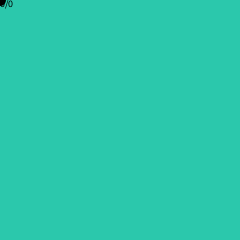
Frame 1 (no input)
Frame 60 (the mouse pressed at the canvas centre just before this capture): identical to frame 1, image omitted
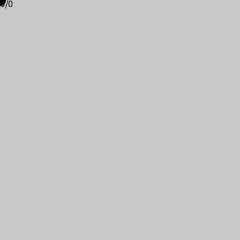
Frame 120 (the mouse held since frame 60 and released just before this capture)

The Processing sketch that drew these frames (run headless with seeded random() and noise(); from frame 60 on, the mouse is pressed at the canvas centre):

// Processing sketch: grillaDinamicaInteractiva
// ── grillaDinamicaInteractiva.pde
int tamYCant;
int posX;
int posY;
int anchoFiguras;
int altoFiguras;
void setup() {
  size(240, 240);
  textAlign(LEFT, TOP);  
  colorMode(HSB);
  textSize(10);
  noStroke();
  tamYCant = 1;
  surface.setResizable(true);
  println("Grilla dinámica: ");
  println("Presionar las taclas -, + o espacio");
}
void draw() {
  background(255);
  anchoFiguras = round(width/tamYCant);
  altoFiguras = round(height/tamYCant);
  for (int i = 0; i < tamYCant; i++) {
    for (int j = 0; j < tamYCant; j++) {
      posX = round(i*anchoFiguras);
      posY = round(j*altoFiguras);
      if ((i+j) % 2 == 0) {
        fill(255);
      } else if ((i+j) % 2 == 1) {
        fill(0);
      }
       if (i==j) {
        fill(120,200,200);
      }
      if (mouseX > posX 
        && mouseX < posX + anchoFiguras
        && mouseY > posY
        && mouseY < posY + altoFiguras) {
        if (tamYCant != 1) {
          fill(120);
        }
        if (mousePressed) {
          fill(200);
        }
      }

      rect(posX, posY, anchoFiguras, altoFiguras);
      if ((i+j) % 2 == 0) {
        fill(0);
      } else {
        fill(255);
      }
      ellipse(i*anchoFiguras, j*altoFiguras, anchoFiguras/20, altoFiguras/20);
      text(i +"/"+ j, i*anchoFiguras, j*altoFiguras);
    }
  }
}
void mouseClicked() {
  surface.setSize(round(width), round(width));
}
void keyPressed() {
  if (key=='+') {
    tamYCant=tamYCant+1;
  } else if (key=='-') {
    tamYCant=tamYCant-1;
  } else if (key==' ') {
    tamYCant=20;
  }
  if (tamYCant < 1) {
    tamYCant = 1;
  } else  if (tamYCant > width) {
    tamYCant = width;
  }
  println("Variable de tamaño y cantidad: ", tamYCant);
}
